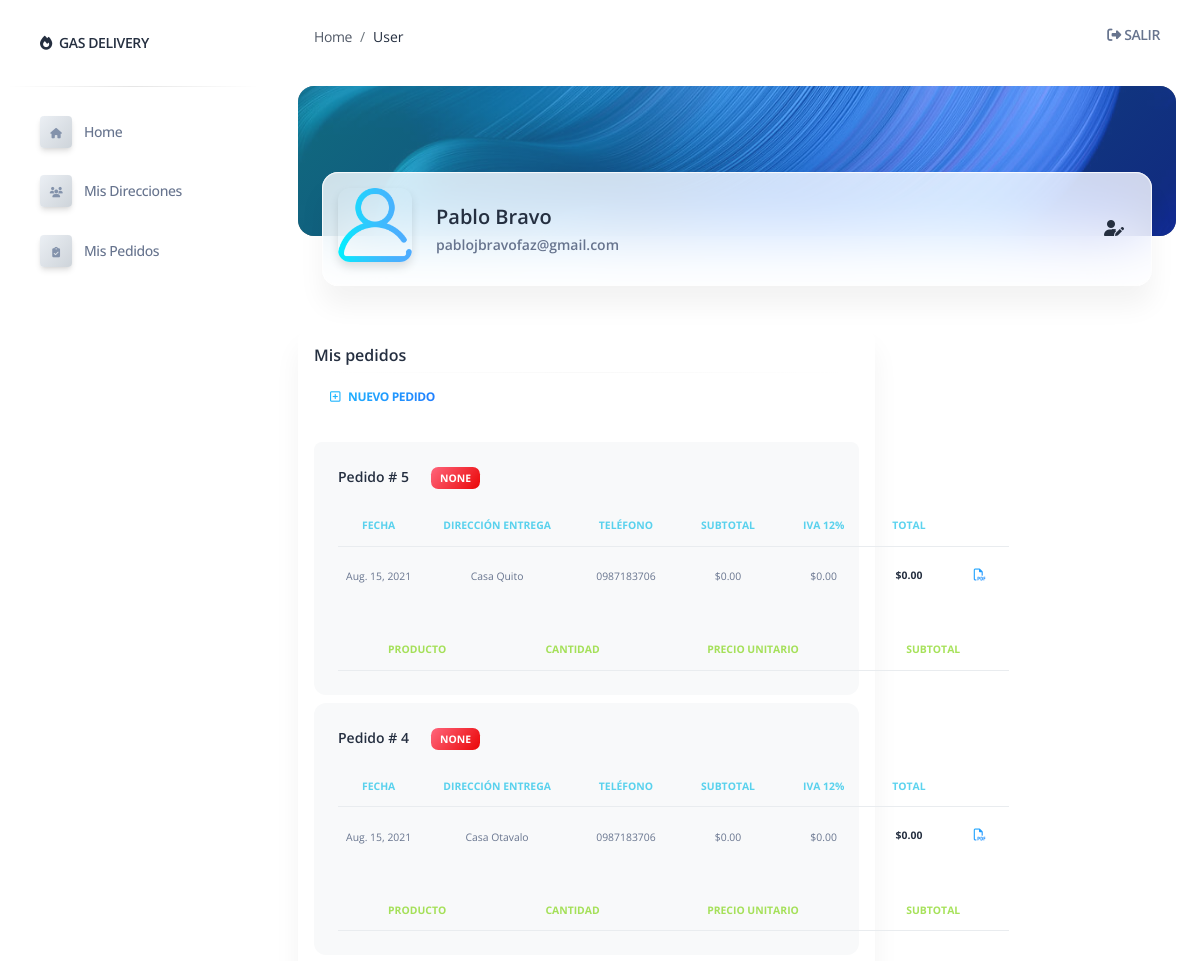
Page /user/pedidos (signed in, upper part) on the earlier database version.
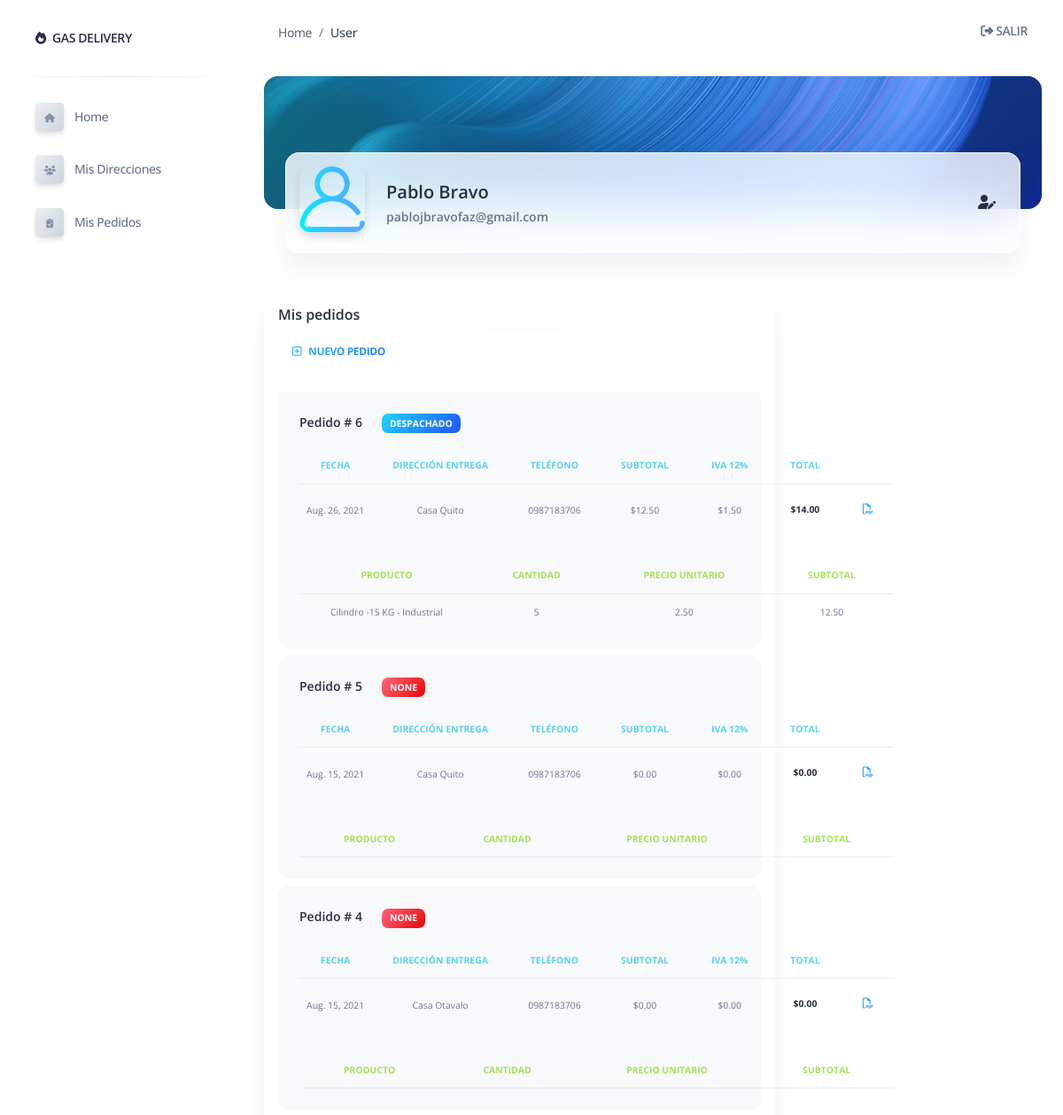
Same page on the later database version.
### gasbravo/models.py (models this page shows)
class Pedido (models.Model):
    cliente = models.CharField(max_length=250, default="Consumidor Final")
    cedula = models.CharField(max_length=15, default='9999999999')
    correo = models.CharField(max_length= 250, default='facturaciongas@gmail.com')
    dire_id = models.ForeignKey(Direccion, related_name="dire_id", on_delete=models.CASCADE)
    stat_id = models.ForeignKey(Status_Ped, related_name="stat_id", on_delete=models.CASCADE)
    usr_id = models.ForeignKey(User, related_name="usr_id", on_delete=models.CASCADE)
    subtotal_pedido = models.DecimalField(
        max_digits=5, decimal_places=2, default=0.00, null=True)
    iva_pedido = models.DecimalField(
        max_digits=5, decimal_places=2, default=0.00, null=True)
    total_pedido = models.DecimalField(
        max_digits=5, decimal_places=2, default=0.00, null=True)
    created_at = models.DateField(auto_now_add=True)
    updated_at = models.DateField(auto_now=True)
    objects =  PedidoManager()

class Status_Ped (models.Model):
    ESTADOS = (
        ('Pendiente', 'Pendiente'),
        ('Despachado', 'Despachado'),
        ('Entregado', 'Entregado'),
        ('Cancelado', 'Cancelado'),
    )
    estados = models.CharField(max_length=50, choices=ESTADOS, null=True)
    created_at = models.DateField(auto_now_add=True)
    updated_at = models.DateField(auto_now=True)

class Direccion (models.Model):
    nombre_dir = models.CharField(max_length=50)
    user_log = models.ForeignKey(User, related_name="user_log", on_delete=models.CASCADE)
    lat = models.CharField(max_length=50)
    long = models.CharField(max_length=50)
    celular =models.CharField(max_length=10)
    desc = models.TextField()
    created_at = models.DateField(auto_now_add=True)
    updated_at = models.DateField(auto_now=True)
    objects = DireccionManager()

class Pedido_prod (models.Model):
    ped_id = models.ForeignKey(Pedido,related_name="ped_id", on_delete=models.CASCADE)
    prod_id = models.ForeignKey(Producto,related_name="prod_id", on_delete=models.CASCADE)
    cantidad = models.IntegerField()
    precio =  models.DecimalField(
        max_digits=5, decimal_places=2, default=0.00, null=True)
    costo = models.DecimalField(
        max_digits=5, decimal_places=2, default=0.00, null=True)
    created_at = models.DateField(auto_now_add=True)
    updated_at = models.DateField(auto_now=True)
    objects =  Ped_ProdManager()

class Producto (models.Model):
    nombre_prod = models.CharField(max_length=30)
    peso = models.CharField(max_length=2)
    tipo = models.CharField(max_length=25)
    color = models.CharField(max_length=25, null=True)
    precio_venta = models.DecimalField(
        max_digits=5, decimal_places=2, default=0.00, null=True)
    cantidad_stock = models.IntegerField(default=0)
    estado = models.BooleanField(default=True)
    created_at = models.DateField(auto_now_add=True)
    updated_at = models.DateField(auto_now=True)
    objects = ProductoManager()

### gasbravo/views.py (the view)
# urls.py: path('user/pedidos',  views.mostrar_pedidos),
def mostrar_pedidos(request):
    if 'logged_user' not in request.session:
        messages.error(request, "Please register or please log in first")
        return redirect('/')
    context = {
        'logged_user': User.objects.get(id=request.session['logged_user']),
        'user_dir': Direccion.objects.filter(user_log_id=request.session['logged_user']),
        'user': User.objects.filter(id=request.session['logged_user']),
        'user_pedidos': Pedido.objects.filter(usr_id=request.session['logged_user']).order_by("-id"),
    }
    return render(request, 'pedidos.html', context)

### gasbravo/templates/pedidos.html (shortened to what the changed rows need)
{% extends 'layouts/base-cl.html' %} {% block title %} Dashboard - Cliente {% endblock title %}
{% block stylesheets %}{% endblock stylesheets %} {% block content %}
<div class="container-fluid py-4">
    <div class="row my-3">
        <div class="col-12 col-xl-8">
            <div class="card mb-4">
                <div class="card-body pt-4 p-3">
                    <ul class="list-group">
                        {% for pedido in user_pedidos%}
                        <li class="list-group-item border-0 d-flex p-4 mb-2 bg-gray-100 border-radius-lg">
                            <div class="d-flex flex-column">
                                <h6 class="mb-3 text-sm">Pedido # {{pedido.id}} &nbsp;&nbsp;&nbsp;&nbsp;
                                    <span class="mb-3 text-xs">
                                {% if pedido.stat_id.estados == "Pendiente" %}
                                    <span class="badge bg-gradient-warning text-xxs"> {{pedido.stat_id.estados}}</span> {% elif pedido.stat_id.estados == "Despachado" %}
                                    <span class="badge bg-gradient-info text-xxs">{{pedido.stat_id.estados}}</span> {% elif pedido.stat_id.estados == "Entregado" %}
                                    <span class="badge bg-gradient-success text-xxs">{{pedido.stat_id.estados}}</span> {% else %}
                                    <span class="badge bg-gradient-danger text-xxs">{{pedido.stat_id.estados}}</span> {% endif %}
                                    </span>
                                </h6>
                                <div class="table-responsive">
                                    <table class="table align-items-center mb-0">
                                        <thead>
                                            <tr>
                                                <th class="text-center text-uppercase text-info text-xxs font-weight-bolder opacity-7">Fecha</th>
                                                <th class="text-center text-uppercase text-info text-xxs font-weight-bolder opacity-7">Dirección entrega</th>
                                                <th class="text-center text-uppercase text-info text-xxs font-weight-bolder opacity-7">Teléfono</th>
                                                <th class="text-center text-uppercase text-info text-xxs font-weight-bolder opacity-7">Subtotal</th>
                                                <th class="text-center text-uppercase text-info text-xxs font-weight-bolder opacity-7">IVA 12%</th>
                                                <th class="text-center text-uppercase text-info text-xxs font-weight-bolder opacity-7">TOTAL</th>
                                                <th class="text-center text-uppercase text-info text-xxs font-weight-bolder opacity-7"></th>
                                            </tr>
                                        </thead>
                                        <tbody>
                                            <tr>
                                                <td class="align-middle text-center text-sm">
                                                    <span class="text-xxs"> {{pedido.created_at}} </span>
                                                </td>
                                                <td class="align-middle text-center text-sm">
                                                    <span class="text-xxs">{{pedido.dire_id.nombre_dir}} </span>
                                                </td>
                                                <td class="align-middle text-center text-sm">
                                                    <span class="text-xxs ">{{pedido.dire_id.celular}}</span>
                                                </td>
                                                <td class="align-middle text-center text-sm">
                                                    <span class="text-xxs">${{pedido.subtotal_pedido}}</span>
                                                </td>
                                                <td class="align-middle text-center text-sm">
                                                    <span class="text-xxs">${{pedido.iva_pedido}}</span>
                                                </td>
                                                <td class="align-middle text-center text-xxs">
                                                    <span class="text-xxs text-dark font-weight-bolder">${{pedido.total_pedido}}</span>
                                                </td>
                                                <td class="align-middle text-center text-xxs">
                                                    <a class="btn btn-link text-info text-gradient px-3 mb-0" href="/user/invoice/{{pedido.id}}"><i class="far fa-file-pdf"></i></a>
                                                </td>
                                            </tr>
                                        </tbody>
                                    </table>
                                </div>
                                <br>
                                <div class="table-responsive">
                                    <table class="table align-items-center mb-0">
                                        <thead>
                                            <tr>
                                                <th class="text-center text-uppercase text-success text-xxs font-weight-bolder opacity-7">Producto</th>
                                                <th class="text-center text-uppercase text-success text-xxs font-weight-bolder opacity-7">Cantidad</th>
                                                <th class="text-center text-uppercase text-success text-xxs font-weight-bolder opacity-7">Precio Unitario</th>
                                                <th class="text-center text-uppercase text-success text-xxs font-weight-bolder opacity-7">Subtotal</th>
                                            </tr>
                                        </thead>
                                        <tbody>
                                            {% for prod in pedido.ped_id.all %}
                                            <tr>
                                                <td class="align-middle text-center text-sm">
                                                    <span class="text-xxs"> {{prod.prod_id.nombre_prod}} -{{prod.prod_id.peso}} - {{prod.prod_id.tipo}}</span>
                                                </td>
                                                <td class="align-middle text-center text-sm">
                                                    <span class="text-xxs"> {{prod.cantidad}} </span>
                                                </td>
                                                <td class="align-middle text-center text-sm">
                                                    <span class="text-xxs">{{prod.precio}} </span>
                                                </td>
                                                <td class="align-middle text-center text-sm">
                                                    <span class="text-xxs ">{{prod.costo}}</span>
                                                </td>
                                            </tr>
                                            {% endfor %}
                                        </tbody>
                                    </table>
                                </div>
                            </div>
                        </li>
                        {% endfor %}
                    </ul>
                </div>
            </div>
        </div>
    </div>
</div>
{% endblock content %}

Differences in the rows shown:
added Pedido: id "6", stat_id.estados "DESPACHADO", created_at "Aug. 26, 2021", dire_id.nombre_dir "Casa Quito", dire_id.celular "0987183706", subtotal_pedido "12.50", iva_pedido "1.50", total_pedido "14.00"
added Pedido_prod: prod_id.nombre_prod "Cilindro", prod_id.peso "15 KG", prod_id.tipo "Industrial", cantidad "5", precio "2.50", costo "12.50"
